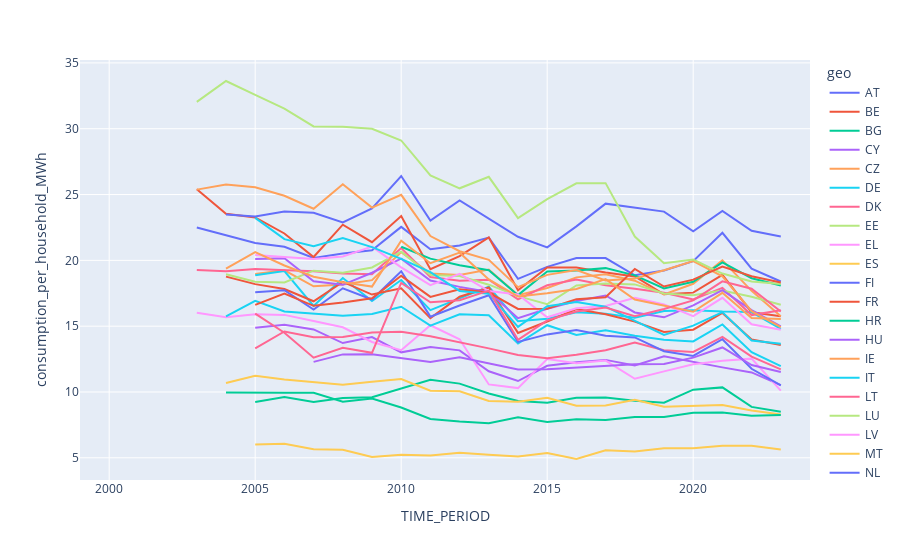

Notebook source saved alongside this figure:
### Code cell
consumption_per_household.reset_index(inplace=True)
consumption_per_household['OBS_VALUE'] = consumption_per_household['OBS_VALUE'] * 1000
consumption_per_household.rename(columns={'OBS_VALUE': 'consumption_per_household_MWh'}, inplace=True)

fig = px.line(consumption_per_household, x='TIME_PERIOD', y='consumption_per_household_MWh', color='geo')
fig.show()

### Figure 1 — Plotly figure (JSON) as saved in the notebook; plotly's stock layout.template omitted (floating-point values rounded to 4 significant figures)
{"data": [{"hovertemplate": "geo=AT<br>TIME_PERIOD=%{x}<br>consumption_per_household_MWh=%{y}<extra></extra>", "legendgroup": "AT", "line": {"color": "#636efa", "dash": "solid"}, "marker": {"symbol": "circle"}, "mode": "lines", "name": "AT", "orientation": "v", "showlegend": true, "type": "scatter", "x": [1999, 2000, 2001, 2002, 2003, 2004, 2005, 2006, 2007, 2008, 2009, 2010, 2011, 2012, 2013, 2014, 2015, 2016, 2017, 2018, 2019, 2020, 2021, 2022, 2023], "xaxis": "x", "y": [null, null, null, null, 22.5, 21.89, 21.32, 21.03, 20.18, 20.51, 20.76, 22.54, 20.84, 21.13, 21.73, 18.6, 19.5, 20.18, 20.17, 18.86, 19.22, 19.94, 22.09, 19.36, 18.39], "yaxis": "y"}, {"hovertemplate": "geo=BE<br>TIME_PERIOD=%{x}<br>consumption_per_household_MWh=%{y}<extra></extra>", "legendgroup": "BE", "line": {"color": "#EF553B", "dash": "solid"}, "marker": {"symbol": "circle"}, "mode": "lines", "name": "BE", "orientation": "v", "showlegend": true, "type": "scatter", "x": [1999, 2000, 2001, 2002, 2003, 2004, 2005, 2006, 2007, 2008, 2009, 2010, 2011, 2012, 2013, 2014, 2015, 2016, 2017, 2018, 2019, 2020, 2021, 2022, 2023, 2024], "xaxis": "x", "y": [null, null, null, null, 25.4, 23.54, 23.26, 22.04, 20.25, 22.71, 21.38, 23.37, 19.32, 20.33, 21.74, 17.72, 19.47, 19.46, 19.08, 18.77, 17.42, 17.55, 18.9, 16.06, 15.76, null], "yaxis": "y"}, {"hovertemplate": "geo=BG<br>TIME_PERIOD=%{x}<br>consumption_per_household_MWh=%{y}<extra></extra>", "legendgroup": "BG", "line": {"color": "#00cc96", "dash": "solid"}, "marker": {"symbol": "circle"}, "mode": "lines", "name": "BG", "orientation": "v", "showlegend": true, "type": "scatter", "x": [1999, 2000, 2001, 2002, 2003, 2004, 2005, 2006, 2007, 2008, 2009, 2010, 2011, 2012, 2013, 2014, 2015, 2016, 2017, 2018, 2019, 2020, 2021, 2022, 2023, 2024], "xaxis": "x", "y": [null, null, null, null, null, null, 9.238, 9.612, 9.249, 9.546, 9.607, 10.27, 10.93, 10.64, 9.887, 9.313, 9.189, 9.56, 9.578, 9.339, 9.187, 10.18, 10.35, 8.867, 8.493, null], "yaxis": "y"}, {"hovertemplate": "geo=CY<br>TIME_PERIOD=%{x}<br>consumption_per_household_MWh=%{y}<extra></extra>", "legendgroup": "CY", "line": {"color": "#ab63fa", "dash": "solid"}, "marker": {"symbol": "circle"}, "mode": "lines", "name": "CY", "orientation": "v", "showlegend": true, "type": "scatter", "x": [1999, 2000, 2001, 2002, 2003, 2004, 2005, 2006, 2007, 2008, 2009, 2010, 2011, 2012, 2013, 2014, 2015, 2016, 2017, 2018, 2019, 2020, 2021, 2022, 2023], "xaxis": "x", "y": [null, null, null, null, null, null, 14.87, 15.11, 14.76, 13.72, 14.18, 13.01, 13.42, 13.16, 11.57, 10.83, 11.99, 12.26, 12.44, 12.01, 12.72, 12.27, 11.87, 11.49, 10.53], "yaxis": "y"}, {"hovertemplate": "geo=CZ<br>TIME_PERIOD=%{x}<br>consumption_per_household_MWh=%{y}<extra></extra>", "legendgroup": "CZ", "line": {"color": "#FFA15A", "dash": "solid"}, "marker": {"symbol": "circle"}, "mode": "lines", "name": "CZ", "orientation": "v", "showlegend": true, "type": "scatter", "x": [1999, 2000, 2001, 2002, 2003, 2004, 2005, 2006, 2007, 2008, 2009, 2010, 2011, 2012, 2013, 2014, 2015, 2016, 2017, 2018, 2019, 2020, 2021, 2022, 2023], "xaxis": "x", "y": [null, null, null, null, null, null, 18.96, 19.24, 18.03, 18.16, 18.5, 20.63, 19.0, 18.89, 19.3, 17.36, 17.9, 18.71, 18.95, 18.46, 17.42, 18.22, 20.0, 17.68, 15.74], "yaxis": "y"}, {"hovertemplate": "geo=DE<br>TIME_PERIOD=%{x}<br>consumption_per_household_MWh=%{y}<extra></extra>", "legendgroup": "DE", "line": {"color": "#19d3f3", "dash": "solid"}, "marker": {"symbol": "circle"}, "mode": "lines", "name": "DE", "orientation": "v", "showlegend": true, "type": "scatter", "x": [1999, 2000, 2001, 2002, 2003, 2004, 2005, 2006, 2007, 2008, 2009, 2010, 2011, 2012, 2013, 2014, 2015, 2016, 2017, 2018, 2019, 2020, 2021, 2022, 2023, 2024], "xaxis": "x", "y": [null, null, null, null, null, null, 18.87, 19.19, 16.53, 18.66, 16.91, 18.51, 16.22, 17.1, 18.0, 15.37, 15.56, 16.06, 15.95, 15.64, 16.15, 16.22, 16.12, 16.07, 14.79, null], "yaxis": "y"}, {"hovertemplate": "geo=DK<br>TIME_PERIOD=%{x}<br>consumption_per_household_MWh=%{y}<extra></extra>", "legendgroup": "DK", "line": {"color": "#FF6692", "dash": "solid"}, "marker": {"symbol": "circle"}, "mode": "lines", "name": "DK", "orientation": "v", "showlegend": true, "type": "scatter", "x": [1999, 2000, 2001, 2002, 2003, 2004, 2005, 2006, 2007, 2008, 2009, 2010, 2011, 2012, 2013, 2014, 2015, 2016, 2017, 2018, 2019, 2020, 2021, 2022, 2023, 2024], "xaxis": "x", "y": [null, null, null, null, 19.27, 19.17, 19.35, 19.28, 19.18, 19.0, 18.95, 20.94, 18.74, 18.45, 18.54, 17.04, 18.1, 18.55, 18.11, 17.84, 17.55, 17.03, 17.91, 15.84, 16.21, null], "yaxis": "y"}, {"hovertemplate": "geo=EE<br>TIME_PERIOD=%{x}<br>consumption_per_household_MWh=%{y}<extra></extra>", "legendgroup": "EE", "line": {"color": "#B6E880", "dash": "solid"}, "marker": {"symbol": "circle"}, "mode": "lines", "name": "EE", "orientation": "v", "showlegend": true, "type": "scatter", "x": [1999, 2000, 2001, 2002, 2003, 2004, 2005, 2006, 2007, 2008, 2009, 2010, 2011, 2012, 2013, 2014, 2015, 2016, 2017, 2018, 2019, 2020, 2021, 2022, 2023, 2024], "xaxis": "x", "y": [null, null, null, null, null, 18.94, 18.37, 18.31, 19.22, 19.06, 19.46, 20.66, 18.88, 18.82, 18.15, 17.28, 16.67, 18.1, 18.25, 18.17, 17.48, 17.35, 17.7, 17.23, 16.63, null], "yaxis": "y"}, {"hovertemplate": "geo=EL<br>TIME_PERIOD=%{x}<br>consumption_per_household_MWh=%{y}<extra></extra>", "legendgroup": "EL", "line": {"color": "#FF97FF", "dash": "solid"}, "marker": {"symbol": "circle"}, "mode": "lines", "name": "EL", "orientation": "v", "showlegend": true, "type": "scatter", "x": [1999, 2000, 2001, 2002, 2003, 2004, 2005, 2006, 2007, 2008, 2009, 2010, 2011, 2012, 2013, 2014, 2015, 2016, 2017, 2018, 2019, 2020, 2021, 2022, 2023], "xaxis": "x", "y": [null, null, null, null, 16.02, 15.68, 15.9, 15.86, 15.39, 14.92, 13.8, 13.17, 15.07, 14.0, 10.57, 10.3, 12.51, 12.18, 12.39, 11.01, 11.57, 12.11, 12.37, 12.53, 10.11], "yaxis": "y"}, {"hovertemplate": "geo=ES<br>TIME_PERIOD=%{x}<br>consumption_per_household_MWh=%{y}<extra></extra>", "legendgroup": "ES", "line": {"color": "#FECB52", "dash": "solid"}, "marker": {"symbol": "circle"}, "mode": "lines", "name": "ES", "orientation": "v", "showlegend": true, "type": "scatter", "x": [1999, 2000, 2001, 2002, 2003, 2004, 2005, 2006, 2007, 2008, 2009, 2010, 2011, 2012, 2013, 2014, 2015, 2016, 2017, 2018, 2019, 2020, 2021, 2022, 2023, 2024], "xaxis": "x", "y": [null, null, null, null, null, 10.68, 11.23, 10.96, 10.77, 10.55, 10.78, 10.98, 10.1, 10.05, 9.31, 9.261, 9.564, 8.962, 8.971, 9.406, 8.876, 8.928, 9.004, 8.591, 8.29, null], "yaxis": "y"}, {"hovertemplate": "geo=FI<br>TIME_PERIOD=%{x}<br>consumption_per_household_MWh=%{y}<extra></extra>", "legendgroup": "FI", "line": {"color": "#636efa", "dash": "solid"}, "marker": {"symbol": "circle"}, "mode": "lines", "name": "FI", "orientation": "v", "showlegend": true, "type": "scatter", "x": [1999, 2000, 2001, 2002, 2003, 2004, 2005, 2006, 2007, 2008, 2009, 2010, 2011, 2012, 2013, 2014, 2015, 2016, 2017, 2018, 2019, 2020, 2021, 2022, 2023], "xaxis": "x", "y": [null, null, null, null, null, 23.49, 23.33, 23.71, 23.61, 22.89, 23.95, 26.4, 23.02, 24.55, 23.18, 21.79, 20.99, 22.58, 24.31, 23.99, 23.71, 22.21, 23.75, 22.25, 21.81], "yaxis": "y"}, {"hovertemplate": "geo=FR<br>TIME_PERIOD=%{x}<br>consumption_per_household_MWh=%{y}<extra></extra>", "legendgroup": "FR", "line": {"color": "#EF553B", "dash": "solid"}, "marker": {"symbol": "circle"}, "mode": "lines", "name": "FR", "orientation": "v", "showlegend": true, "type": "scatter", "x": [1999, 2000, 2001, 2002, 2003, 2004, 2005, 2006, 2007, 2008, 2009, 2010, 2011, 2012, 2013, 2014, 2015, 2016, 2017, 2018, 2019, 2020, 2021, 2022, 2023], "xaxis": "x", "y": [null, null, null, null, null, 18.76, 18.19, 17.82, 16.89, 18.36, 17.4, 17.88, 15.61, 17.24, 17.94, 14.49, 15.36, 16.31, 15.91, 15.34, 14.57, 14.73, 16.0, 13.98, 13.57], "yaxis": "y"}, {"hovertemplate": "geo=HR<br>TIME_PERIOD=%{x}<br>consumption_per_household_MWh=%{y}<extra></extra>", "legendgroup": "HR", "line": {"color": "#00cc96", "dash": "solid"}, "marker": {"symbol": "circle"}, "mode": "lines", "name": "HR", "orientation": "v", "showlegend": true, "type": "scatter", "x": [1999, 2000, 2001, 2002, 2003, 2004, 2005, 2006, 2007, 2008, 2009, 2010, 2011, 2012, 2013, 2014, 2015, 2016, 2017, 2018, 2019, 2020, 2021, 2022, 2023], "xaxis": "x", "y": [null, null, null, null, null, null, null, null, null, null, null, 21.03, 20.13, 19.64, 19.25, 17.36, 19.15, 19.23, 19.41, 18.86, 17.87, 18.37, 19.85, 18.64, 18.09], "yaxis": "y"}, {"hovertemplate": "geo=HU<br>TIME_PERIOD=%{x}<br>consumption_per_household_MWh=%{y}<extra></extra>", "legendgroup": "HU", "line": {"color": "#ab63fa", "dash": "solid"}, "marker": {"symbol": "circle"}, "mode": "lines", "name": "HU", "orientation": "v", "showlegend": true, "type": "scatter", "x": [1999, 2000, 2001, 2002, 2003, 2004, 2005, 2006, 2007, 2008, 2009, 2010, 2011, 2012, 2013, 2014, 2015, 2016, 2017, 2018, 2019, 2020, 2021, 2022, 2023], "xaxis": "x", "y": [null, null, null, null, null, null, 20.11, 20.17, 18.41, 18.14, 19.06, 20.13, 18.46, 17.98, 17.6, 15.6, 16.33, 16.91, 17.33, 16.04, 15.67, 16.57, 17.74, 16.22, 14.98], "yaxis": "y"}, {"hovertemplate": "geo=IE<br>TIME_PERIOD=%{x}<br>consumption_per_household_MWh=%{y}<extra></extra>", "legendgroup": "IE", "line": {"color": "#FFA15A", "dash": "solid"}, "marker": {"symbol": "circle"}, "mode": "lines", "name": "IE", "orientation": "v", "showlegend": true, "type": "scatter", "x": [1999, 2000, 2001, 2002, 2003, 2004, 2005, 2006, 2007, 2008, 2009, 2010, 2011, 2012, 2013, 2014, 2015, 2016, 2017, 2018, 2019, 2020, 2021, 2022, 2023], "xaxis": "x", "y": [null, null, null, null, 25.37, 25.77, 25.55, 24.91, 23.92, 25.78, 24.01, 24.98, 21.85, 20.69, 20.04, 17.96, 18.9, 19.26, 18.48, 18.62, 19.25, 19.94, 18.79, 16.14, 14.92], "yaxis": "y"}, {"hovertemplate": "geo=IT<br>TIME_PERIOD=%{x}<br>consumption_per_household_MWh=%{y}<extra></extra>", "legendgroup": "IT", "line": {"color": "#19d3f3", "dash": "solid"}, "marker": {"symbol": "circle"}, "mode": "lines", "name": "IT", "orientation": "v", "showlegend": true, "type": "scatter", "x": [1999, 2000, 2001, 2002, 2003, 2004, 2005, 2006, 2007, 2008, 2009, 2010, 2011, 2012, 2013, 2014, 2015, 2016, 2017, 2018, 2019, 2020, 2021, 2022, 2023], "xaxis": "x", "y": [null, null, null, null, null, 15.74, 16.92, 16.11, 15.94, 15.79, 15.92, 16.48, 15.04, 15.91, 15.83, 13.68, 15.08, 14.33, 14.68, 14.27, 13.97, 13.84, 15.13, 13.03, 11.97], "yaxis": "y"}, {"hovertemplate": "geo=LT<br>TIME_PERIOD=%{x}<br>consumption_per_household_MWh=%{y}<extra></extra>", "legendgroup": "LT", "line": {"color": "#FF6692", "dash": "solid"}, "marker": {"symbol": "circle"}, "mode": "lines", "name": "LT", "orientation": "v", "showlegend": true, "type": "scatter", "x": [1999, 2000, 2001, 2002, 2003, 2004, 2005, 2006, 2007, 2008, 2009, 2010, 2011, 2012, 2013, 2014, 2015, 2016, 2017, 2018, 2019, 2020, 2021, 2022, 2023], "xaxis": "x", "y": [null, null, null, null, null, null, 13.31, 14.6, 14.15, 14.17, 14.52, 14.57, 14.24, 13.8, 13.31, 12.8, 12.56, 12.83, 13.18, 13.75, 13.18, 13.05, 14.18, 12.68, 11.72], "yaxis": "y"}, {"hovertemplate": "geo=LU<br>TIME_PERIOD=%{x}<br>consumption_per_household_MWh=%{y}<extra></extra>", "legendgroup": "LU", "line": {"color": "#B6E880", "dash": "solid"}, "marker": {"symbol": "circle"}, "mode": "lines", "name": "LU", "orientation": "v", "showlegend": true, "type": "scatter", "x": [1999, 2000, 2001, 2002, 2003, 2004, 2005, 2006, 2007, 2008, 2009, 2010, 2011, 2012, 2013, 2014, 2015, 2016, 2017, 2018, 2019, 2020, 2021, 2022, 2023], "xaxis": "x", "y": [null, null, null, null, 32.04, 33.63, 32.57, 31.52, 30.18, 30.15, 30.0, 29.11, 26.45, 25.47, 26.34, 23.21, 24.65, 25.85, 25.87, 21.81, 19.79, 20.06, 19.0, 18.4, 18.2], "yaxis": "y"}, {"hovertemplate": "geo=LV<br>TIME_PERIOD=%{x}<br>consumption_per_household_MWh=%{y}<extra></extra>", "legendgroup": "LV", "line": {"color": "#FF97FF", "dash": "solid"}, "marker": {"symbol": "circle"}, "mode": "lines", "name": "LV", "orientation": "v", "showlegend": true, "type": "scatter", "x": [1999, 2000, 2001, 2002, 2003, 2004, 2005, 2006, 2007, 2008, 2009, 2010, 2011, 2012, 2013, 2014, 2015, 2016, 2017, 2018, 2019, 2020, 2021, 2022, 2023, 2024], "xaxis": "x", "y": [null, null, null, null, null, null, 20.41, 20.27, 20.11, 20.29, 21.04, 19.47, 18.12, 18.98, 17.67, 17.41, 15.67, 16.37, 16.53, 17.15, 16.66, 15.76, 17.15, 15.14, 14.73, null], "yaxis": "y"}, {"hovertemplate": "geo=MT<br>TIME_PERIOD=%{x}<br>consumption_per_household_MWh=%{y}<extra></extra>", "legendgroup": "MT", "line": {"color": "#FECB52", "dash": "solid"}, "marker": {"symbol": "circle"}, "mode": "lines", "name": "MT", "orientation": "v", "showlegend": true, "type": "scatter", "x": [1999, 2000, 2001, 2002, 2003, 2004, 2005, 2006, 2007, 2008, 2009, 2010, 2011, 2012, 2013, 2014, 2015, 2016, 2017, 2018, 2019, 2020, 2021, 2022, 2023], "xaxis": "x", "y": [null, null, null, null, null, null, 6.003, 6.073, 5.654, 5.61, 5.065, 5.24, 5.171, 5.378, 5.226, 5.093, 5.371, 4.91, 5.578, 5.487, 5.734, 5.729, 5.916, 5.923, 5.627], "yaxis": "y"}, {"hovertemplate": "geo=NL<br>TIME_PERIOD=%{x}<br>consumption_per_household_MWh=%{y}<extra></extra>", "legendgroup": "NL", "line": {"color": "#636efa", "dash": "solid"}, "marker": {"symbol": "circle"}, "mode": "lines", "name": "NL", "orientation": "v", "showlegend": true, "type": "scatter", "x": [1999, 2000, 2001, 2002, 2003, 2004, 2005, 2006, 2007, 2008, 2009, 2010, 2011, 2012, 2013, 2014, 2015, 2016, 2017, 2018, 2019, 2020, 2021, 2022, 2023], "xaxis": "x", "y": [null, null, null, null, null, null, 17.58, 17.73, 16.26, 17.88, 17.02, 19.17, 15.72, 16.57, 17.35, 13.8, 14.38, 14.71, 14.28, 14.15, 13.1, 12.74, 14.01, 11.76, 10.49], "yaxis": "y"}, {"hovertemplate": "geo=PL<br>TIME_PERIOD=%{x}<br>consumption_per_household_MWh=%{y}<extra></extra>", "legendgroup": "PL", "line": {"color": "#EF553B", "dash": "solid"}, "marker": {"symbol": "circle"}, "mode": "lines", "name": "PL", "orientation": "v", "showlegend": true, "type": "scatter", "x": [1999, 2000, 2001, 2002, 2003, 2004, 2005, 2006, 2007, 2008, 2009, 2010, 2011, 2012, 2013, 2014, 2015, 2016, 2017, 2018, 2019, 2020, 2021, 2022, 2023], "xaxis": "x", "y": [null, null, null, null, null, null, 16.62, 17.48, 16.55, 16.79, 17.12, 18.82, 17.22, 17.81, 17.55, 16.31, 16.32, 17.05, 17.2, 19.34, 18.01, 18.53, 19.54, 18.79, 18.32], "yaxis": "y"}, {"hovertemplate": "geo=PT<br>TIME_PERIOD=%{x}<br>consumption_per_household_MWh=%{y}<extra></extra>", "legendgroup": "PT", "line": {"color": "#00cc96", "dash": "solid"}, "marker": {"symbol": "circle"}, "mode": "lines", "name": "PT", "orientation": "v", "showlegend": true, "type": "scatter", "x": [1999, 2000, 2001, 2002, 2003, 2004, 2005, 2006, 2007, 2008, 2009, 2010, 2011, 2012, 2013, 2014, 2015, 2016, 2017, 2018, 2019, 2020, 2021, 2022, 2023], "xaxis": "x", "y": [null, null, null, null, null, 9.96, 9.972, 9.937, 9.938, 9.268, 9.497, 8.823, 7.953, 7.758, 7.628, 8.077, 7.716, 7.925, 7.882, 8.097, 8.102, 8.431, 8.433, 8.2, 8.252], "yaxis": "y"}, {"hovertemplate": "geo=RO<br>TIME_PERIOD=%{x}<br>consumption_per_household_MWh=%{y}<extra></extra>", "legendgroup": "RO", "line": {"color": "#ab63fa", "dash": "solid"}, "marker": {"symbol": "circle"}, "mode": "lines", "name": "RO", "orientation": "v", "showlegend": true, "type": "scatter", "x": [1999, 2000, 2001, 2002, 2003, 2004, 2005, 2006, 2007, 2008, 2009, 2010, 2011, 2012, 2013, 2014, 2015, 2016, 2017, 2018, 2019, 2020, 2021, 2022, 2023], "xaxis": "x", "y": [null, null, null, null, null, null, null, null, 12.29, 12.86, 12.86, 12.6, 12.28, 12.64, 12.16, 11.71, 11.72, 11.85, 11.97, 12.11, 12.13, 12.61, 13.38, 12.05, 11.52], "yaxis": "y"}, {"hovertemplate": "geo=SE<br>TIME_PERIOD=%{x}<br>consumption_per_household_MWh=%{y}<extra></extra>", "legendgroup": "SE", "line": {"color": "#FFA15A", "dash": "solid"}, "marker": {"symbol": "circle"}, "mode": "lines", "name": "SE", "orientation": "v", "showlegend": true, "type": "scatter", "x": [1999, 2000, 2001, 2002, 2003, 2004, 2005, 2006, 2007, 2008, 2009, 2010, 2011, 2012, 2013, 2014, 2015, 2016, 2017, 2018, 2019, 2020, 2021, 2022, 2023], "xaxis": "x", "y": [null, null, null, null, null, 19.37, 20.62, 19.61, 18.76, 18.33, 18.01, 21.48, 19.78, 20.58, 18.56, 17.25, 17.5, 17.82, 18.57, 17.03, 16.59, 16.1, 17.53, 15.61, 15.54], "yaxis": "y"}, {"hovertemplate": "geo=SI<br>TIME_PERIOD=%{x}<br>consumption_per_household_MWh=%{y}<extra></extra>", "legendgroup": "SI", "line": {"color": "#19d3f3", "dash": "solid"}, "marker": {"symbol": "circle"}, "mode": "lines", "name": "SI", "orientation": "v", "showlegend": true, "type": "scatter", "x": [1999, 2000, 2001, 2002, 2003, 2004, 2005, 2006, 2007, 2008, 2009, 2010, 2011, 2012, 2013, 2014, 2015, 2016, 2017, 2018, 2019, 2020, 2021, 2022, 2023], "xaxis": "x", "y": [null, null, null, null, null, null, 23.23, 21.61, 21.08, 21.7, 21.0, 20.12, 19.11, 17.68, 17.47, 14.94, 16.51, 16.84, 16.48, 15.39, 14.34, 15.05, 16.07, 13.91, 13.67], "yaxis": "y"}, {"hovertemplate": "geo=SK<br>TIME_PERIOD=%{x}<br>consumption_per_household_MWh=%{y}<extra></extra>", "legendgroup": "SK", "line": {"color": "#FF6692", "dash": "solid"}, "marker": {"symbol": "circle"}, "mode": "lines", "name": "SK", "orientation": "v", "showlegend": true, "type": "scatter", "x": [1999, 2000, 2001, 2002, 2003, 2004, 2005, 2006, 2007, 2008, 2009, 2010, 2011, 2012, 2013, 2014, 2015, 2016, 2017, 2018, 2019, 2020, 2021, 2022, 2023], "xaxis": "x", "y": [null, null, null, null, null, null, 15.95, 14.5, 12.6, 13.35, 12.97, 18.29, 16.82, 16.98, 17.7, 13.97, 15.44, 16.11, 16.42, 15.75, 16.3, 16.95, 18.41, 17.84, 16.12], "yaxis": "y"}], "layout": {"legend": {"title": {"text": "geo"}, "tracegroupgap": 0}, "margin": {"t": 60}, "xaxis": {"anchor": "y", "domain": [0, 1], "title": {"text": "TIME_PERIOD"}}, "yaxis": {"anchor": "x", "domain": [0, 1], "title": {"text": "consumption_per_household_MWh"}}}}
